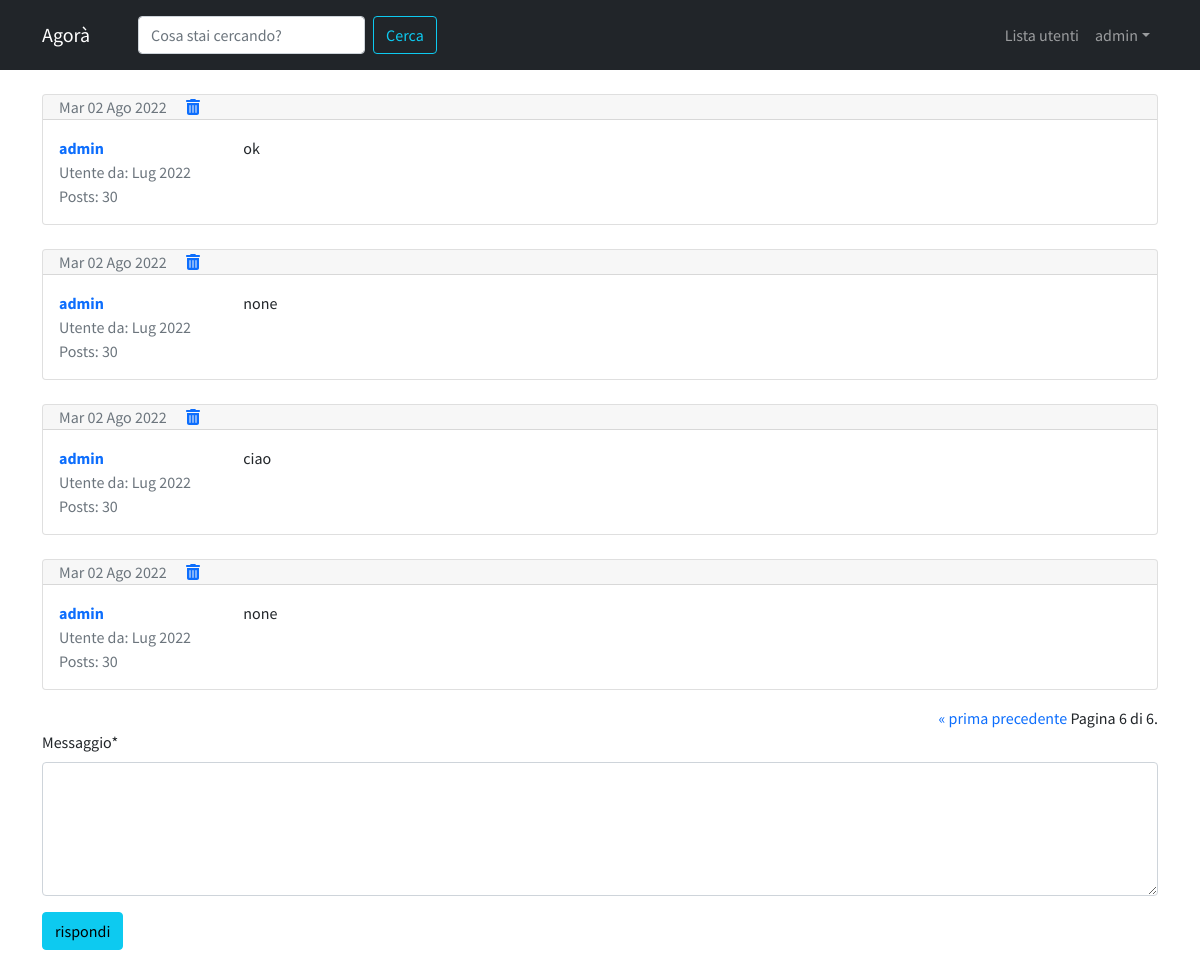
Page /forum/discussione/8/?page=6 (signed in) on the committed database.
### forum/models.py (models this page shows, shortened)
class Post(models.Model):
    contenuto = models.TextField()
    data_creazione = models.DateTimeField(auto_now_add=True)
    autore_post = models.ForeignKey(User, on_delete=models.CASCADE,related_name="posts")
    discussione = models.ForeignKey(Discussione, on_delete=models.CASCADE)
    class Meta:
        verbose_name = "Post"
        verbose_name_plural = "Posts"

### forum/views.py (the view)
# urls.py: path('discussione/<int:pk>/',visualizza_discussione,name="discussione_view"),
def visualizza_discussione(request,pk):
    discussione = get_object_or_404(Discussione,pk=pk)
    posts_discussione = Post.objects.filter(discussione = discussione)
    form_risposta = PostModelForm()
    paginator = Paginator(posts_discussione, 4)
    page = request.GET.get("page")
    posts = paginator.get_page(page)
    context = {
        "discussione" : discussione,
        "posts_discussione" : posts,
        "form_risposta" : form_risposta,
    }
    return render(request,'forum/singola_discussione.html',context)

### forum/forms.py
class PostModelForm(forms.ModelForm):
    class Meta:
        model = Post
        fields = ["contenuto"]
        widgets = {
            "contenuto": forms.Textarea(attrs={'rows':'5'})
        }
        labels = { "contenuto" : "Messaggio" }

### templates/forum/singola_discussione.html (shortened to what this page needs)
{% extends 'base.html' %}
    {% load crispy_forms_tags %}
    {% block content %}
        {% for post in posts_discussione %}
        <section class="mt-4">
            <div class="card my-3">
                {% if forloop.first and not "page" in request.get_full_path %}
                    <div class="card-header pb-0">
                        <h3>{{ discussione.titolo }}</h3>
                        <p class="text-muted">
                            {{ discussione.data_creazione|date:"D d M Y" }}
                            <br>
                            in: {{ discussione.sezione_appartenenza }}
                        </p>
                    </div>
                {% else %}
                    <div class="card-header py-0">
                        <p class="text-muted mb-0">
                            {{ post.data_creazione|date:"D d M Y" }}
                            {% if request.user == post.autore_post %}
                                <a href="{% url 'rimuovi_post' id=discussione.pk pk=post.pk %}">
                                    <img class="fa-solid fa-trash-can ms-3" alt="rimuovi">
                                </a>
                            {% endif %}
                        </p>
                    </div>
                {% endif %}
                <div class="card-body">
                    <div class="row">
                        <div class="col-xl-2 col-4">
                            <p class="mb-0">
                                <a href="{% url 'user_profile' username=post.autore_post.username %}">
                                    <strong>{{ post.autore_post }}</strong>
                                </a>
                            </p>
                            <p class="text-muted mb-0">
                                Utente da: {{ post.autore_post.date_joined|date:"M Y" }}
                            </p>
                            <p class="text-muted mb-0">
                                Posts: {{ post.autore_post.posts.count }}
                            </p>
                        </div>
                        <div class="col-xl-10 col-8">
                            <p class="my-0">{{ post.contenuto|linebreaks }}</p>
                        </div>
                    </div>
                </div>
            </div>
        </section>
        {% endfor %}
        <div class="text-end">
            <span class="step-links">
                {% if posts_discussione.has_previous %}
                    <a href="?page=1">&laquo; prima</a>
                    <a href="?page={{ posts_discussione.previous_page_number }}">precedente</a>
                {% endif %}
                <span class="current">
                    Pagina {{ posts_discussione.number }} di {{ posts_discussione.paginator.num_pages }}.
                </span>
            </span>
        </div>
        {% if request.user.is_authenticated %}
            {% include 'forum/form_risposta.html' %}
        {% endif %}
    {% endblock content %}

### templates/base.html (shortened to what this page needs)
{% load static %}
<!doctype html>
<html lang="en">
  <head>
    <link href="https://cdn.jsdelivr.net/npm/bootstrap@5.0.2/dist/css/bootstrap.min.css" rel="stylesheet">
    <link rel="stylesheet" href="{% static 'agora.css' %}">
  </head>
  <body>
    <nav class="navbar navbar-expand-lg navbar-dark bg-dark">
      <div class="container">
        <a class="navbar-brand me-5" href="/">Agorà</a>
        <div class="collapse navbar-collapse" id="navbarSupportedContent">
          <form class="d-flex mt-2 mb-2" role="search" action="{% url 'funzione_cerca' %}">
            <input name="q" class="form-control me-2" type="search" placeholder="Cosa stai cercando?" aria-label="Search">
            <button class="btn btn-outline-info me-5" type="submit">Cerca</button>
          </form>
          <ul class="navbar-nav ms-auto">
            <li class="nav-item">
              <a class="nav-link" aria-current="page" href="{% url 'user_list' %}"> Lista utenti </a>
            </li>
            {% if request.user.is_authenticated %}
            <li class="nav-item dropdown">
              <a
              href="#"
              class="nav-link dropdown-toggle"
              id="navbarDropdown"
              role="button"
              data-bs-toggle="dropdown"
              >{{ request.user.username }}</a>
            </li>
            {% endif %}
          </ul>
        </div>
      </div>
    </nav>
    <div class="container">
        {% block content %}
        {% endblock content %}
    </div>
  </body>
</html>

### static/agora.css (style rules this page uses)
body { font-family: 'Source Sans Pro', sans-serif!important; }
a,a:hover { text-decoration:none!important; }

### rows in the picture
Post: data_creazione "Mar 02 Ago 2022", autore_post "admin", autore_post.date_joined "Lug 2022", autore_post.posts.count "30", contenuto "ok"
Post: data_creazione "Mar 02 Ago 2022", autore_post "admin", autore_post.date_joined "Lug 2022", autore_post.posts.count "30", contenuto "none"
Post: data_creazione "Mar 02 Ago 2022", autore_post "admin", autore_post.date_joined "Lug 2022", autore_post.posts.count "30", contenuto "ciao"
Post: data_creazione "Mar 02 Ago 2022", autore_post "admin", autore_post.date_joined "Lug 2022", autore_post.posts.count "30", contenuto "none"

### other values in the picture
{{ request.user.username }} "admin"
{{ posts_discussione.number }} "6"
{{ posts_discussione.paginator.num_pages }} "6"
